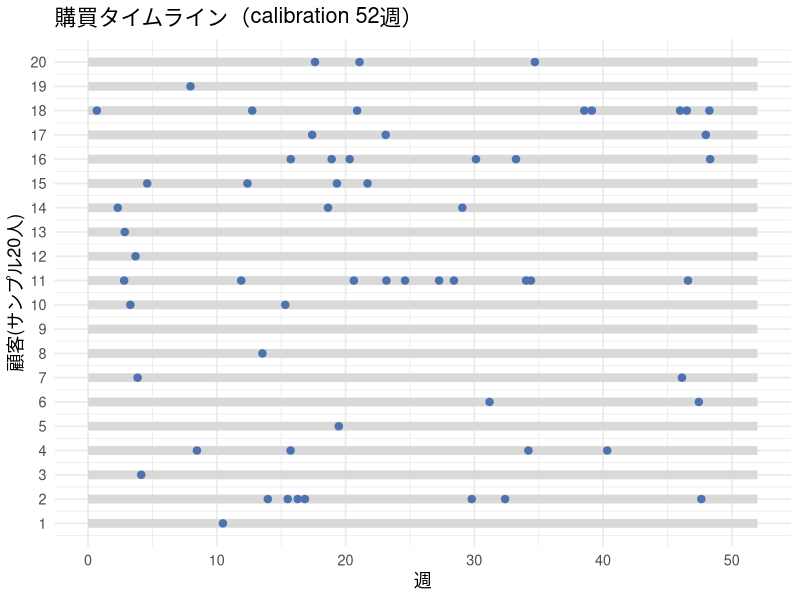
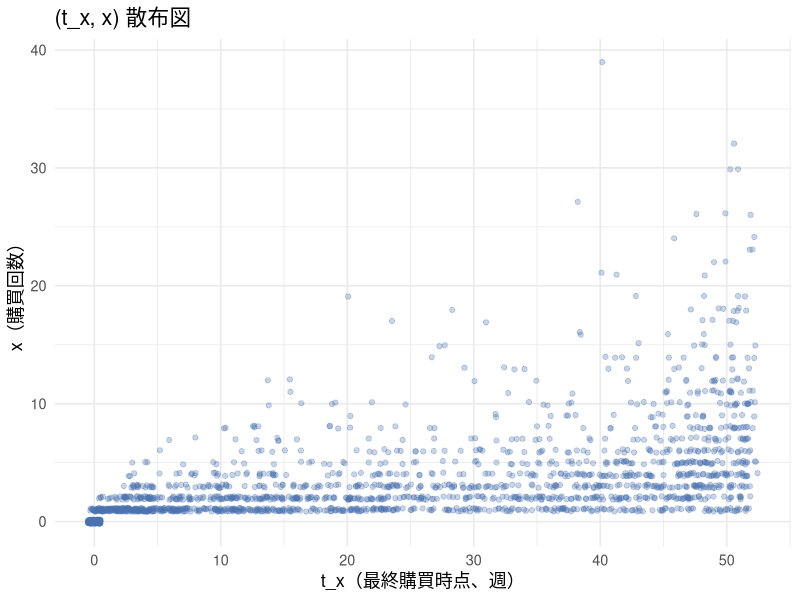
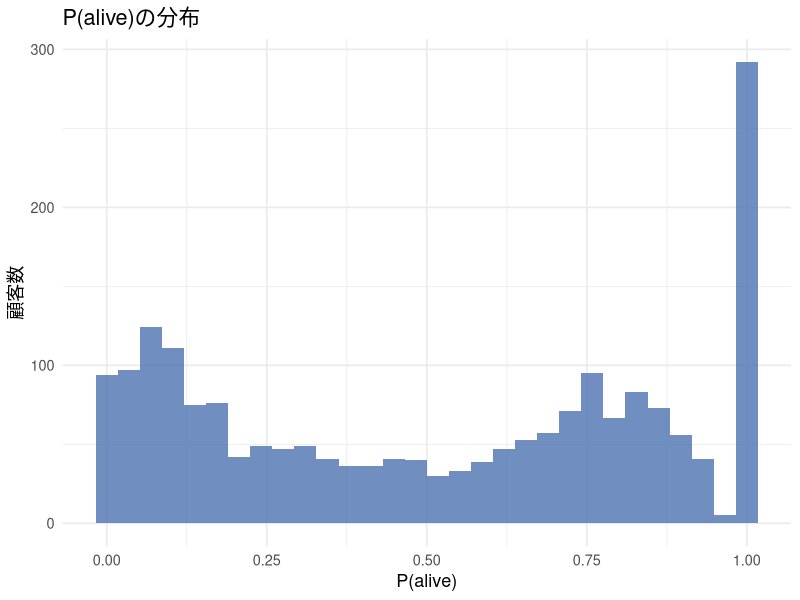
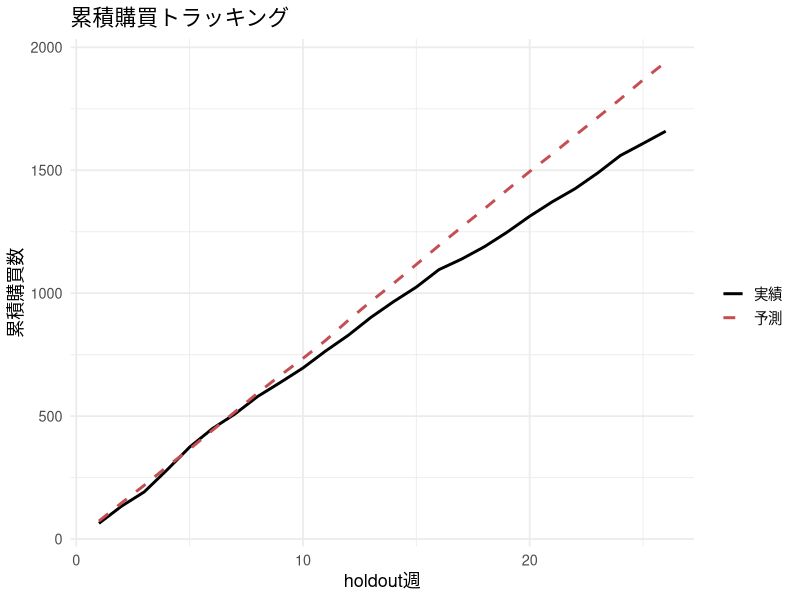
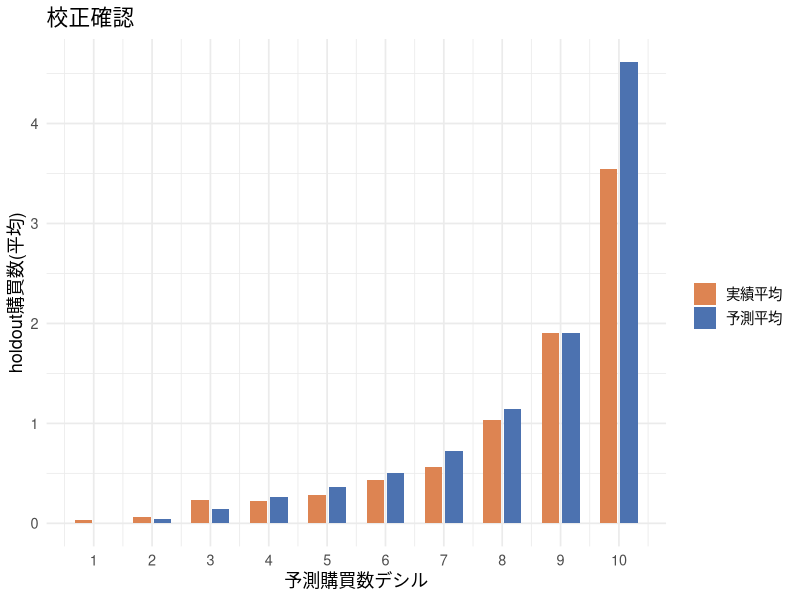

R code for these plots, in order:
## ---- chunk 1
#| include: false
library(ggplot2)
library(dplyr)
library(tidyr)
library(knitr)

set.seed(202611)

theme_lecture <- function() {
  fam <- if (Sys.info()[["sysname"]] == "Darwin") "Hiragino Sans" else ""
  theme_minimal(base_size = 13, base_family = fam)
}
theme_set(theme_lecture())
knitr::opts_chunk$set(fig.align = "center", dpi = 144)
options(scipen = 8)
## ---- chunk 2
#| label: sol-dgp

N <- 2000
T_cal <- 52
T_holdout <- 26
T_total <- T_cal + T_holdout

r_true <- 0.9; alpha_true <- 7.0; a_true <- 0.9; b_true <- 3.2

lambda_true <- rgamma(N, shape = r_true, rate = alpha_true)
p_true      <- rbeta(N, a_true, b_true)

cat("E[lambda] =", r_true / alpha_true, "(週あたり平均購買率)\n")
cat("E[p] =", a_true / (a_true + b_true), "(平均離脱確率)\n")

simulate_full_history <- function(lambda, p_drop, T) {
  t <- 0
  events <- c()
  repeat {
    wait <- rexp(1, rate = lambda)
    t_next <- t + wait
    if (t_next > T) break
    t <- t_next
    events <- c(events, t)
    if (runif(1) < p_drop) break
  }
  events
}

all_events <- vector("list", N)
for (i in 1:N) {
  all_events[[i]] <- simulate_full_history(lambda_true[i], p_true[i], T_total)
}

cat("\n全顧客の平均購買回数(78週合計):", mean(sapply(all_events, length)), "\n")
## ---- chunk 3
#| label: sol-rfm

x_cal  <- sapply(all_events, function(ev) sum(ev <= T_cal))
tx_cal <- sapply(all_events, function(ev) {
  ev_cal <- ev[ev <= T_cal]
  if (length(ev_cal) == 0) 0 else max(ev_cal)
})

cat("x_calの要約:\n")
summary(x_cal)
cat("\ntx_calの要約(x>0の顧客のみ):\n")
summary(tx_cal[x_cal > 0])
## ---- chunk 4
#| label: sol-timeline
#| fig-cap: "20人分の購買タイムライン（calibration 52週）"

sample_ids <- sample(1:N, 20)
timeline_list <- lapply(seq_along(sample_ids), function(k) {
  ev <- all_events[[sample_ids[k]]]
  ev_cal <- ev[ev <= T_cal]
  # 購買0回の顧客は rep(k, 0) が長さ0になり、0行のdata.frameになる（安全）
  # y軸はサンプル内の通し番号k（数値）にする（factorにするとannotateの数値yと衝突する）
  data.frame(customer = rep(k, length(ev_cal)), event_time = ev_cal)
})
timeline_df <- do.call(rbind, timeline_list)

ggplot(timeline_df, aes(x = event_time, y = customer)) +
  annotate("segment", x = 0, xend = T_cal, y = 1:20, yend = 1:20,
           color = "gray85", linewidth = 3) +
  geom_point(color = "#4C72B0", size = 2.2) +
  labs(x = "週", y = "顧客(サンプル20人)", title = "購買タイムライン（calibration 52週）") +
  scale_y_continuous(breaks = 1:20)
## ---- chunk 5
#| label: sol-scatter
#| fig-cap: "全顧客の (t_x, x) 散布図"

scatter_df <- data.frame(x = x_cal, tx = tx_cal)
ggplot(scatter_df, aes(x = tx, y = x)) +
  geom_jitter(alpha = 0.3, width = 0.5, height = 0.15, color = "#4C72B0") +
  labs(x = "t_x（最終購買時点、週）", y = "x（購買回数）", title = "(t_x, x) 散布図")
## ---- chunk 6
#| label: sol-descriptive

cat("x=0の顧客割合:", round(mean(x_cal == 0), 3), "\n")
cat("xの平均:", round(mean(x_cal), 3), "  最大値:", max(x_cal), "\n")
cat("calibration期間の総購買回数:", sum(x_cal), "\n")
## ---- chunk 7
#| label: sol-loglik

logsumexp2 <- function(log_a, log_b) {
  m <- pmax(log_a, log_b)
  m + log(exp(log_a - m) + exp(log_b - m))
}

bgnbd_loglik <- function(r, alpha, a, b, x, tx, T) {
  ln_Bab <- lbeta(a, b)

  ln_A0 <- lbeta(a, b + x) - ln_Bab +
    lgamma(r + x) - lgamma(r) +
    r * log(alpha) - (r + x) * log(alpha + T)

  ln_A1 <- ifelse(
    x > 0,
    lbeta(a + 1, b + x - 1) - ln_Bab +
      lgamma(r + x) - lgamma(r) +
      r * log(alpha) - (r + x) * log(alpha + tx),
    -Inf
  )

  logsumexp2(ln_A0, ln_A1)
}

neg_loglik_bgnbd <- function(theta_log, x, tx, T) {
  params <- exp(theta_log)
  r <- params[1]; alpha <- params[2]; a <- params[3]; b <- params[4]
  -sum(bgnbd_loglik(r, alpha, a, b, x, tx, T))
}

theta_init <- log(c(r = 1, alpha = 1, a = 1, b = 1))

opt_result <- optim(
  par = theta_init, fn = neg_loglik_bgnbd,
  x = x_cal, tx = tx_cal, T = rep(T_cal, N),
  method = "L-BFGS-B", hessian = TRUE
)

theta_hat <- exp(opt_result$par)
names(theta_hat) <- c("r", "alpha", "a", "b")

true_params <- c(r = r_true, alpha = alpha_true, a = a_true, b = b_true)

vcov_log <- solve(opt_result$hessian)
se_log <- sqrt(diag(vcov_log))
se_orig <- theta_hat * se_log   # delta法

inference_df <- data.frame(
  parameter = names(true_params),
  true_value = true_params,
  estimate = round(theta_hat, 4),
  se = round(se_orig, 4),
  ci_lower = round(theta_hat - 1.96 * se_orig, 4),
  ci_upper = round(theta_hat + 1.96 * se_orig, 4)
)
kable(inference_df, caption = "真値・推定値・SE・95%信頼区間")
## ---- chunk 8
#| label: sol-palive

palive_bgnbd <- function(r, alpha, a, b, x, tx, T) {
  ratio <- (alpha + T) / (alpha + tx)
  term <- ifelse(x > 0, (a / (b + x - 1)) * ratio^(r + x), 0)
  1 / (1 + term)
}

palive_all <- palive_bgnbd(theta_hat["r"], theta_hat["alpha"], theta_hat["a"], theta_hat["b"],
                           x_cal, tx_cal, T_cal)
## ---- chunk 9
#| label: fig-sol-palive-hist
#| fig-cap: "P(alive)の分布"

ggplot(data.frame(palive = palive_all), aes(x = palive)) +
  geom_histogram(bins = 30, fill = "#4C72B0", alpha = 0.8) +
  labs(x = "P(alive)", y = "顧客数", title = "P(alive)の分布")
## ---- chunk 10
#| label: sol-recency-frequency

# 架空の例: t_xを44週(=最後の購買から8週間沈黙)に固定し、xを変える
tx_fixed <- 44
example_df <- data.frame(x = c(1, 3, 5, 10, 20))
example_df$palive <- palive_bgnbd(theta_hat["r"], theta_hat["alpha"], theta_hat["a"], theta_hat["b"],
                                   example_df$x, tx_fixed, T_cal)
kable(example_df, digits = 4, caption = "recency固定・frequency違いでのP(alive)比較")
## ---- chunk 11
#| label: sol-holdout

simulate_holdout_weekly <- function(r_hat, alpha_hat, x, tx, T_cal, p_alive, n_weeks, S = 20) {
  lambda_post <- rgamma(S, shape = r_hat + x, rate = alpha_hat + T_cal)
  is_alive <- runif(S) < p_alive
  weekly_counts <- matrix(0, nrow = S, ncol = n_weeks)
  for (s in 1:S) {
    if (!is_alive[s]) next
    weekly_counts[s, ] <- rpois(n_weeks, lambda = lambda_post[s])
  }
  colMeans(weekly_counts)
}

pred_weekly_matrix <- matrix(0, nrow = N, ncol = T_holdout)
for (i in 1:N) {
  pred_weekly_matrix[i, ] <- simulate_holdout_weekly(
    theta_hat["r"], theta_hat["alpha"], x_cal[i], tx_cal[i], T_cal, palive_all[i], T_holdout, S = 20
  )
}
pred_weekly_total <- colSums(pred_weekly_matrix)
pred_indiv_total  <- rowSums(pred_weekly_matrix)

actual_weekly_total <- sapply(1:T_holdout, function(w) {
  sum(sapply(all_events, function(ev) sum(ev > T_cal + w - 1 & ev <= T_cal + w)))
})
actual_indiv_total <- sapply(all_events, function(ev) sum(ev > T_cal))
## ---- chunk 12
#| label: fig-sol-tracking
#| fig-cap: "holdout週次累積購買数：実績 vs 予測"

tracking_df <- data.frame(
  week = 1:T_holdout,
  actual_cum = cumsum(actual_weekly_total),
  predicted_cum = cumsum(pred_weekly_total)
) %>%
  pivot_longer(cols = c(actual_cum, predicted_cum), names_to = "type", values_to = "cum_purchases")

ggplot(tracking_df, aes(x = week, y = cum_purchases, color = type, linetype = type)) +
  geom_line(linewidth = 1) +
  scale_color_manual(values = c("actual_cum" = "black", "predicted_cum" = "#C44E52"),
                      labels = c("実績", "予測")) +
  scale_linetype_manual(values = c("actual_cum" = "solid", "predicted_cum" = "dashed"),
                         labels = c("実績", "予測")) +
  labs(x = "holdout週", y = "累積購買数", color = "", linetype = "", title = "累積購買トラッキング")
## ---- chunk 13
#| label: fig-sol-calibration
#| fig-cap: "予測デシル別の実績平均"

decile_df <- data.frame(pred = pred_indiv_total, actual = actual_indiv_total) %>%
  mutate(decile = ntile(pred, 10)) %>%
  group_by(decile) %>%
  summarise(pred_mean = mean(pred), actual_mean = mean(actual), n = n())

decile_long <- decile_df %>%
  select(decile, pred_mean, actual_mean) %>%
  pivot_longer(cols = c(pred_mean, actual_mean), names_to = "type", values_to = "value")

ggplot(decile_long, aes(x = decile, y = value, fill = type)) +
  geom_col(position = position_dodge(width = 0.7), width = 0.6) +
  scale_fill_manual(values = c("pred_mean" = "#4C72B0", "actual_mean" = "#DD8452"),
                     labels = c("実績平均", "予測平均")) +
  scale_x_continuous(breaks = 1:10) +
  labs(x = "予測購買数デシル", y = "holdout購買数(平均)", fill = "", title = "校正確認")
## ---- chunk 14
#| label: sol-clv

margin <- 1200
annual_discount <- 0.10
weekly_discount <- annual_discount / 52
horizon_weeks <- 104

compute_clv <- function(r_hat, alpha_hat, x, tx, T_cal, p_alive, horizon, weekly_d, margin, S = 200) {
  lambda_post <- rgamma(S, shape = r_hat + x, rate = alpha_hat + T_cal)
  is_alive <- runif(S) < p_alive
  discount_factors <- 1 / (1 + weekly_d)^(1:horizon)
  discounted_expected <- sapply(lambda_post, function(lam) sum(lam * discount_factors))
  discounted_expected[!is_alive] <- 0
  margin * mean(discounted_expected)
}

clv_all <- sapply(1:N, function(i) {
  compute_clv(theta_hat["r"], theta_hat["alpha"], x_cal[i], tx_cal[i], T_cal, palive_all[i],
              horizon_weeks, weekly_discount, margin, S = 100)
})

clv_df <- data.frame(
  customer_id = 1:N, x = x_cal, tx = tx_cal, palive = round(palive_all, 3), clv = round(clv_all)
)

top10_cutoff <- quantile(clv_all, 0.9)
top10_df <- clv_df %>% filter(clv >= top10_cutoff) %>% arrange(desc(clv))

kable(head(top10_df, 15), caption = "CLV上位10%顧客（上位15件を表示）")
cat("\nCLV上位10%のカットオフ:", round(top10_cutoff), "円\n")
cat("全顧客のCLV平均:", round(mean(clv_all)), "円\n")
